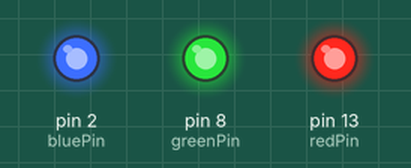
A sketch run on a simulated Arduino Uno, built with avr-gcc and run on an emulated ATmega328P. Shown: output pins drawn as LEDs (lit = HIGH).

Above: at 0.4 s.
At 1.4 s:
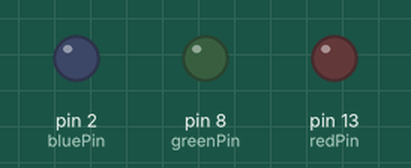
At 2.4 s:
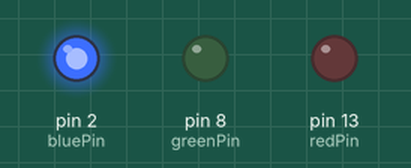
At 3.4 s:
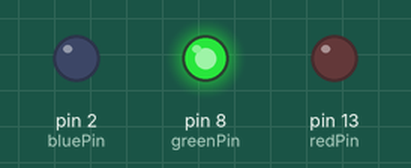
At 5.4 s:
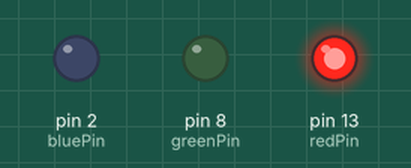
Timing chart, 0 to 6.5 s (numbered marks = the images above):
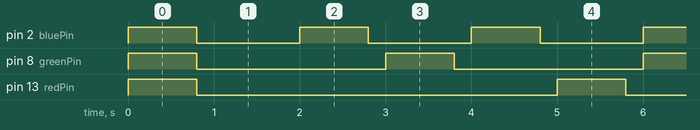

The sketch:

lesson_3_hwrk.ino
```cpp
int redPin = 13;
int greenPin = 8;
int bluePin = 2;
int tick = 0;

void setup() {
    pinMode(redPin, OUTPUT);
    pinMode(greenPin, OUTPUT);
    pinMode(bluePin, OUTPUT);
}

void loop(){
        if(tick % 2 == 0) {
            digitalWrite(bluePin, HIGH);
        }
        if(tick % 3 == 0) {
            digitalWrite(greenPin, HIGH);
        }
        if(tick % 5 == 0) {
            digitalWrite(redPin, HIGH);
        }
        delay(800);
        digitalWrite(redPin, LOW);
        digitalWrite(greenPin, LOW);
        digitalWrite(bluePin, LOW);
        delay(200);
    tick++;
}
```

Measured:
- by itself, pin 2 (bluePin): alternates HIGH for 0.80 s and LOW for 1.2 s
- by itself, pin 8 (greenPin): alternates HIGH for 0.80 s and LOW for 2.2 s
- by itself, pin 13 (redPin): alternates HIGH for 0.80 s and LOW for 4.2 s
